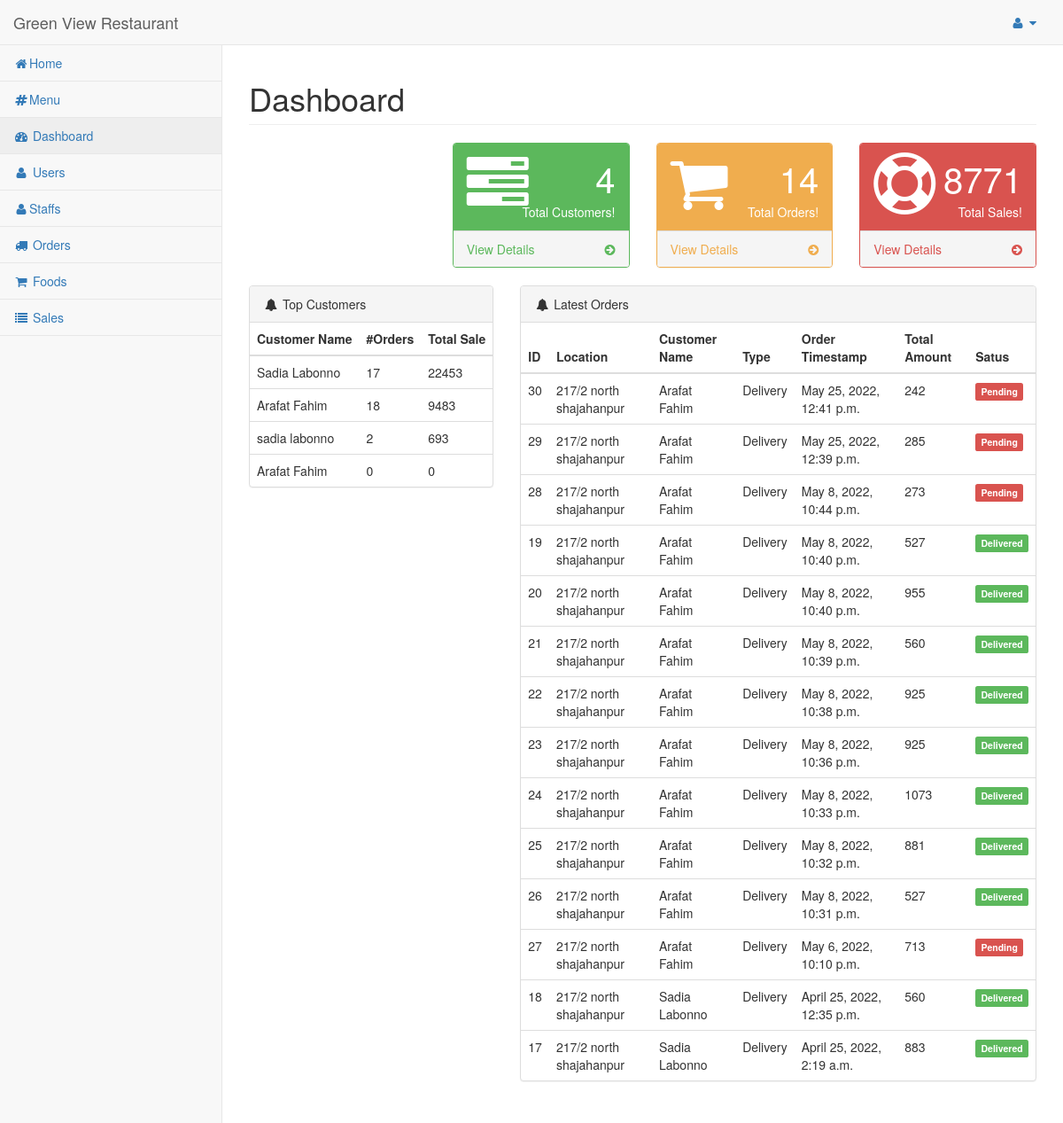
/dashboard/admin/ (signed in), run on the app's committed database.
### hotel/models.py (models this page shows, shortened)
class Customer(models.Model):
    pending = 'Pending'
    verified = 'Verified'
    STATUS = (
        (pending, pending),
        (verified, verified),
    )
    customer = models.ForeignKey(User, on_delete=models.CASCADE)
    address = models.TextField()
    referal_code = models.CharField(max_length=10)
    contact = models.CharField(max_length=10)
    orders = models.IntegerField(default=0)
    total_sale = models.IntegerField(default=0)
    status = models.CharField(max_length=50, choices=STATUS)

class Order(models.Model):
    pending = 'Pending'
    completed = 'Completed'
    STATUS = (
        (pending, pending),
        (completed, completed),
    )
    PAYMENT = (
        ('Cash On Delivery', 'Cash On Delivery'),
        ('Online Payment', 'Online Payment'),
    )
    pickup = 'PickUp'
    delivery = 'Delivery'
    TYPE = (
        (pickup, pickup),
        (delivery, delivery),
    )
    customer = models.ForeignKey(Customer, on_delete=models.CASCADE)
    order_timestamp = models.DateTimeField(auto_now_add=True)
    delivery_timestamp = models.DateTimeField(auto_now=True)
    order_items = models.ManyToManyField(Cart)
    food_items = models.TextField(null=True)
    food_price = models.TextField(null=True)
    payment_id = models.CharField(max_length=264, blank=True, null=True)
    payment_status = models.CharField(max_length=100, choices=STATUS)
    delivery_status = models.CharField(max_length=100, choices=STATUS)
    if_cancelled = models.BooleanField(default=False)
    cancelled_reason = models.TextField(blank=True, null=True)
    refund_request = models.BooleanField(default=False)
    total_amount = models.IntegerField(blank=True, null=True)
    payment_method = models.CharField(max_length=100, choices=PAYMENT, default='Cash On Delivery')
    payment_type = models.TextField(null=True, blank=True)
    location = models.CharField(max_length=200, blank=True, null=True)
    delivery_boy = models.ForeignKey(Staff, on_delete=models.CASCADE, null=True, blank=True)

### hotel/views.py (the view)
# urls.py: url(r'^dashboard/admin/$', views.dashboard_admin, name='dashboard_admin'),
@login_required
@staff_member_required
def dashboard_admin(request):
    comments = Comment.objects.count()
    orders = Order.objects.count()
    customers = Customer.objects.count()
    completed_orders = Order.objects.filter(payment_status="Completed")
    top_customers = Customer.objects.filter().order_by('-total_sale')
    latest_orders = Order.objects.filter().order_by('-order_timestamp')
    datas = Data.objects.filter().order_by('date')
    sales = 0
    for order in completed_orders:
        sales += order.total_amount
    context = {
        'comments': comments,
        'orders': orders,
        'customers': customers,
        'sales': sales,
        'top_customers': top_customers,
        'latest_orders': latest_orders,
        'datas': datas,
    }
    return render(request, 'admin_temp/index.html', context)

### hotel/templates/admin_temp/index.html (shortened to what this page needs)
{% load static %}
{% include "includes/base.html" %}
{% block main %}
<div id="page-wrapper">
    <div class="row">
        <div class="col-lg-12">
            <h1 class="page-header">Dashboard</h1>
        </div>
    </div>
    <div class="row">
        <div class="col-lg-3 col-md-6">
        </div>
        <div class="col-lg-3 col-md-6">
            <div class="panel panel-green">
                <div class="panel-heading">
                    <div class="row">
                        <div class="col-xs-3">
                            <i class="fa fa-tasks fa-5x"></i>
                        </div>
                        <div class="col-xs-9 text-right">
                            <div class="huge">{{customers}}</div>
                            <div>Total Customers!</div>
                        </div>
                    </div>
                </div>
                <a href="{% url 'hotel:users_admin' %}">
                    <div class="panel-footer">
                        <span class="pull-left">View Details</span>
                        <span class="pull-right">
                            <i class="fa fa-arrow-circle-right"></i>
                        </span>
                        <div class="clearfix"></div>
                    </div>
                </a>
            </div>
        </div>
        <div class="col-lg-3 col-md-6">
            <div class="panel panel-yellow">
                <div class="panel-heading">
                    <div class="row">
                        <div class="col-xs-3">
                            <i class="fa fa-shopping-cart fa-5x"></i>
                        </div>
                        <div class="col-xs-9 text-right">
                            <div class="huge">{{orders}}</div>
                            <div>Total Orders!</div>
                        </div>
                    </div>
                </div>
                <a href="{% url 'hotel:orders_admin' %}">
                    <div class="panel-footer">
                        <span class="pull-left">View Details</span>
                        <span class="pull-right">
                            <i class="fa fa-arrow-circle-right"></i>
                        </span>
                        <div class="clearfix"></div>
                    </div>
                </a>
            </div>
        </div>
        <div class="col-lg-3 col-md-6">
            <div class="panel panel-red">
                <div class="panel-heading">
                    <div class="row">
                        <div class="col-xs-3">
                            <i class="fa fa-support fa-5x"></i>
                        </div>
                        <div class="col-xs-9 text-right">
                            <div class="huge">{{sales}}</div>
                            <div>Total Sales!</div>
                        </div>
                    </div>
                </div>
                <a href="{% url 'hotel:sales_admin' %}">
                    <div class="panel-footer">
                        <span class="pull-left">View Details</span>
                        <span class="pull-right">
                            <i class="fa fa-arrow-circle-right"></i>
                        </span>
                        <div class="clearfix"></div>
                    </div>
                </a>
            </div>
        </div>
    </div>
            <div class="row">
                <div class="col-lg-4">
                    <div class="panel panel-default">
                        <div class="panel-heading">
                            <i class="fa fa-bell fa-fw"></i> Top Customers
                        </div>
                        <table class="table">
                          <thead>
                            <tr>
                              <th scope="col">Customer Name</th>
                              <th scope="col">#Orders</th>
                              <th scope="col">Total Sale</th>
                            </tr>
                          </thead>
                          <tbody>
                            {% for customer in top_customers %}
                            <tr>
                              <td>{{customer.customer.first_name}} {{customer.customer.last_name}}</td>
                              <td>{{customer.orders}}</td>
                              <td>{{customer.total_sale}}</td>
                            </tr>
                            {% endfor %}
                          </tbody>
                        </table>
                    </div>
                </div>
                <div class="col-lg-8">
                    <div class="panel panel-default">
                        <div class="panel-heading">
                            <i class="fa fa-bell fa-fw"></i> Latest Orders
                        </div>
                        <table class="table">
                          <thead>
                            <tr>
                              <th scope="col">ID</th>
                              <th scope="col">Location</th>
                              <th scope="col">Customer Name</th>
                              <th scope="col">Type</th>
                              <th scope="col">Order Timestamp</th>
                              <th scope="col">Total Amount</th>
                              <th scope="col">Satus</th>
                            </tr>
                          </thead>
                          <tbody>
                            {% for order in latest_orders %}
                            <tr>
                              <td>{{order.id}}</td>
                              <td>{{order.location}}</td>
                              <td>{{order.customer.customer.first_name}} {{order.customer.customer.last_name}}</td>
                              <td>Delivery</td>
                              <td>{{order.order_timestamp}}</td>
                              <td>{{order.total_amount}}</td>
                              <td>
                                  {% if order.delivery_status == "Completed" %}
                                    <span class="label label-success">Delivered</span>
                                  {% elif order.delivery_status == "Processing" %}
                                    <span class="label label-warning">Processing</span>
                                  {% else %}
                                    <span class="label label-danger">Pending</span>
                                  {% endif %}
                              </td>
                            </tr>
                            {% endfor %}
                          </tbody>
                        </table>
                    </div>
                </div>
            </div>
           <div id="chart_div" style="width: 100%; height: 500px;"></div>
        </div>
{% endblock %}
{% include "includes/scripts.html" %}

### data on the page
Customer: customer.first_name "Sadia", customer.last_name "Labonno", orders "17", total_sale "22453"
Customer: customer.first_name "Arafat", customer.last_name "Fahim", orders "18", total_sale "9483"
Customer: customer.first_name "sadia", customer.last_name "labonno", orders "2", total_sale "693"
Customer: customer.first_name "Arafat", customer.last_name "Fahim", orders "0", total_sale "0"
Order: id "30", location "217/2 north shajahanpur", customer.customer.first_name "Arafat", customer.customer.last_name "Fahim", order_timestamp "May 25, 2022, 12:41 p.m.", total_amount "242", delivery_status "Pending"
Order: id "29", location "217/2 north shajahanpur", customer.customer.first_name "Arafat", customer.customer.last_name "Fahim", order_timestamp "May 25, 2022, 12:39 p.m.", total_amount "285", delivery_status "Pending"
Order: id "28", location "217/2 north shajahanpur", customer.customer.first_name "Arafat", customer.customer.last_name "Fahim", order_timestamp "May 8, 2022, 10:44 p.m.", total_amount "273", delivery_status "Pending"
Order: id "19", location "217/2 north shajahanpur", customer.customer.first_name "Arafat", customer.customer.last_name "Fahim", order_timestamp "May 8, 2022, 10:40 p.m.", total_amount "527", delivery_status "Delivered"
Order: id "20", location "217/2 north shajahanpur", customer.customer.first_name "Arafat", customer.customer.last_name "Fahim", order_timestamp "May 8, 2022, 10:40 p.m.", total_amount "955", delivery_status "Delivered"
Order: id "21", location "217/2 north shajahanpur", customer.customer.first_name "Arafat", customer.customer.last_name "Fahim", order_timestamp "May 8, 2022, 10:39 p.m.", total_amount "560", delivery_status "Delivered"
Order: id "22", location "217/2 north shajahanpur", customer.customer.first_name "Arafat", customer.customer.last_name "Fahim", order_timestamp "May 8, 2022, 10:38 p.m.", total_amount "925", delivery_status "Delivered"
Order: id "23", location "217/2 north shajahanpur", customer.customer.first_name "Arafat", customer.customer.last_name "Fahim", order_timestamp "May 8, 2022, 10:36 p.m.", total_amount "925", delivery_status "Delivered"
Order: id "24", location "217/2 north shajahanpur", customer.customer.first_name "Arafat", customer.customer.last_name "Fahim", order_timestamp "May 8, 2022, 10:33 p.m.", total_amount "1073", delivery_status "Delivered"
Order: id "25", location "217/2 north shajahanpur", customer.customer.first_name "Arafat", customer.customer.last_name "Fahim", order_timestamp "May 8, 2022, 10:32 p.m.", total_amount "881", delivery_status "Delivered"
Order: id "26", location "217/2 north shajahanpur", customer.customer.first_name "Arafat", customer.customer.last_name "Fahim", order_timestamp "May 8, 2022, 10:31 p.m.", total_amount "527", delivery_status "Delivered"
Order: id "27", location "217/2 north shajahanpur", customer.customer.first_name "Arafat", customer.customer.last_name "Fahim", order_timestamp "May 6, 2022, 10:10 p.m.", total_amount "713", delivery_status "Pending"
Order: id "18", location "217/2 north shajahanpur", customer.customer.first_name "Sadia", customer.customer.last_name "Labonno", order_timestamp "April 25, 2022, 12:35 p.m.", total_amount "560", delivery_status "Delivered"
Order: id "17", location "217/2 north shajahanpur", customer.customer.first_name "Sadia", customer.customer.last_name "Labonno", order_timestamp "April 25, 2022, 2:19 a.m.", total_amount "883", delivery_status "Delivered"

### other printed values
{{ customers }} "4"
{{ orders }} "14"
{{ sales }} "8771"
